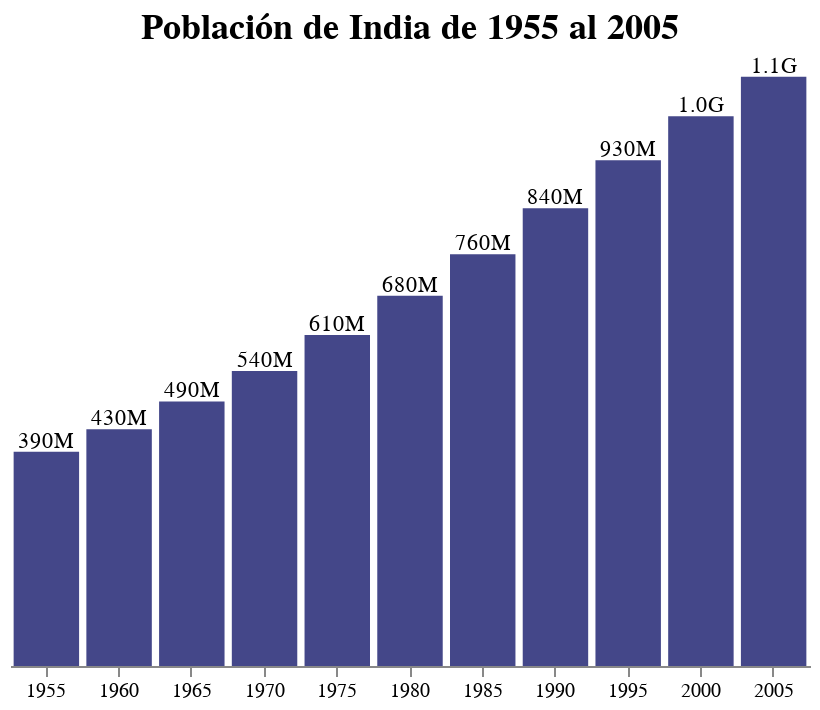

The notebook cell this image was saved under:
### Code cell
grafico_dos.properties(  
    title = "Población de India de 1955 al 2005", 
    width = 400,  
).configure_title( 
    fontSize = 18,
).configure_view(
    strokeWidth=0   # Quita el recuadro de nuestro gráfico
)

### Figure 1 — Vega-Lite specification as saved in the notebook (floating-point values rounded to 4 significant figures)
{"config": {"view": {"continuousWidth": 400, "continuousHeight": 300, "strokeWidth": 0}, "title": {"fontSize": 18}}, "layer": [{"mark": {"type": "bar", "color": "#444789"}, "encoding": {"x": {"axis": {"labelAngle": 0, "labelFontSize": 10}, "field": "year", "title": "", "type": "ordinal"}, "y": {"axis": {"domain": false, "format": ".2s", "grid": false, "labels": false, "ticks": false}, "field": "pop", "title": "", "type": "quantitative"}}}, {"mark": {"type": "text", "dy": -5}, "encoding": {"text": {"field": "pop", "format": ".2s", "type": "quantitative"}, "x": {"axis": {"labelAngle": 0, "labelFontSize": 10}, "field": "year", "title": "", "type": "ordinal"}, "y": {"axis": {"domain": false, "format": ".2s", "grid": false, "labels": false, "ticks": false}, "field": "pop", "title": "", "type": "quantitative"}}}], "data": {"name": "data-b3b19feb74daff1b6519ffdda6731053"}, "title": "Población de India de 1955 al 2005", "width": 400, "$schema": "https://vega.github.io/schema/vega-lite/v4.17.0.json", "datasets": {"data-b3b19feb74daff1b6519ffdda6731053": [{"year": 1955, "country": "India", "cluster": 0, "pop": 393000000, "life_expect": 40.25, "fertility": 5.896}, {"year": 1960, "country": "India", "cluster": 0, "pop": 434000000, "life_expect": 43.6, "fertility": 5.822}, {"year": 1965, "country": "India", "cluster": 0, "pop": 485000000, "life_expect": 47.19, "fertility": 5.606}, {"year": 1970, "country": "India", "cluster": 0, "pop": 541000000, "life_expect": 50.65, "fertility": 5.264}, {"year": 1975, "country": "India", "cluster": 0, "pop": 607000000, "life_expect": 54.21, "fertility": 4.889}, {"year": 1980, "country": "India", "cluster": 0, "pop": 679000000, "life_expect": 56.6, "fertility": 4.497}, {"year": 1985, "country": "India", "cluster": 0, "pop": 755000000, "life_expect": 58.55, "fertility": 4.15}, {"year": 1990, "country": "India", "cluster": 0, "pop": 839000000, "life_expect": 60.22, "fertility": 3.865}, {"year": 1995, "country": "India", "cluster": 0, "pop": 927000000, "life_expect": 61.77, "fertility": 3.455}, {"year": 2000, "country": "India", "cluster": 0, "pop": 1007702000, "life_expect": 62.88, "fertility": 3.113}, {"year": 2005, "country": "India", "cluster": 0, "pop": 1080264388, "life_expect": 64.7, "fertility": 2.807}]}}
